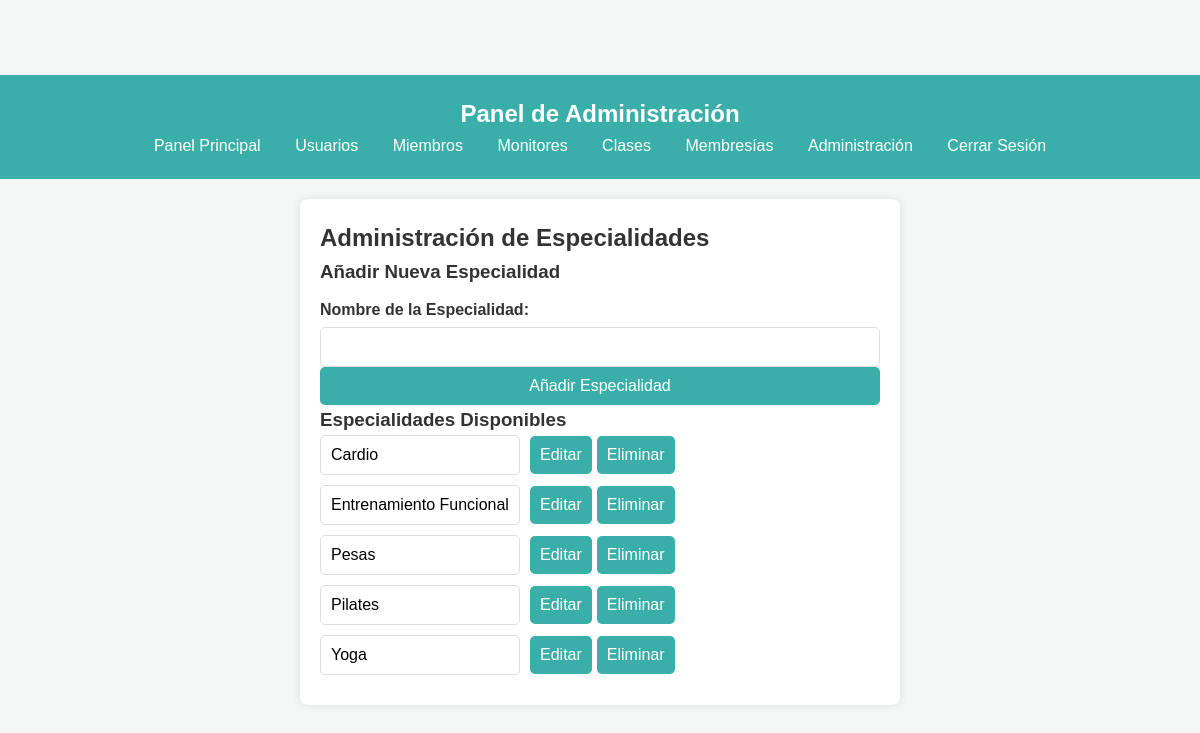
Screenshot of /src/configuracion.php (signed in) with the database file from the repository.
### tables this page shows
CREATE TABLE IF NOT EXISTS especialidad (
    id_especialidad INT AUTO_INCREMENT PRIMARY KEY,
    nombre VARCHAR(50) UNIQUE
);

### src/configuracion.php (the view, shortened to what this page needs)
<?php
$conn = obtenerConexion();
$especialidades = [];
$result = $conn->query("SELECT * FROM especialidad ORDER BY nombre ASC");
if ($result) {
    while ($row = $result->fetch_assoc()) {
        $especialidades[] = $row;
    }
}
include 'includes/admin_header.php';
?>
<!DOCTYPE html>
<html lang="es">
<head>
    <link rel="stylesheet" href="estilos.css">
</head>
<body>
    <main class="form_container">
        <h2>Administración de Especialidades</h2>
        <form method="POST" action="configuracion.php">
            <h3>Añadir Nueva Especialidad</h3>
            <label for="nueva_especialidad">Nombre de la Especialidad:</label>
            <input type="text" id="nueva_especialidad" name="nueva_especialidad" required>
            <button type="submit">Añadir Especialidad</button>
        </form>
        <h3>Especialidades Disponibles</h3>
        <ul>
            <?php foreach ($especialidades as $especialidad): ?>
                <li style="display: flex; align-items: center; margin-bottom: 10px;">
                    <form method="POST" action="configuracion.php" style="display: inline-flex; align-items: center;">
                        <input type="text" name="nombre_especialidad" value="<?php echo htmlspecialchars($especialidad['nombre']); ?>" required style="width: 200px; margin-right: 10px;">
                        <button type="submit" name="editar_especialidad" style="margin-right: 5px;">Editar</button>
                        <button type="submit" name="eliminar_especialidad" onclick="return confirm('¿Estás seguro de que deseas eliminar esta especialidad?')">Eliminar</button>
                    </form>
                </li>
            <?php endforeach; ?>
        </ul>
    </main>
</body>
</html>

### assets/css/estilos.css (style rules this page uses)
* { margin: 0; padding: 0; box-sizing: border-box; font-family: Arial, sans-serif; }
body { background-color: #f4f7f6; color: #333; line-height: 1.6; display: flex; flex-direction: column; align-items: center; justify-content: center; min-height: 100vh; }
main { padding: 20px; max-width: 1900px; width: 100%; text-align: center; }
.form_container { background-color: #ffffff; padding: 20px; border-radius: 8px; box-shadow: 0 0 10px rgba(0, 0, 0, 0.1); max-width: 600px; margin: 20px auto; text-align: left; }
.form_container label { display: block; margin: 10px 0 5px; font-weight: bold; color: #333; }
.form_container input, .form_container select { width: 100%; padding: 10px; border: 1px solid #ddd; border-radius: 5px; font-size: 16px; }
.form_container button[type="submit"] { width: 100%; padding: 10px; background-color: #3aafa9; color: #fff; font-size: 16px; border: none; border-radius: 5px; cursor: pointer; }

### rows the page displays
especialidad: nombre_especialidad "Cardio"
especialidad: nombre_especialidad "Entrenamiento Funcional"
especialidad: nombre_especialidad "Pesas"
especialidad: nombre_especialidad "Pilates"
especialidad: nombre_especialidad "Yoga"
